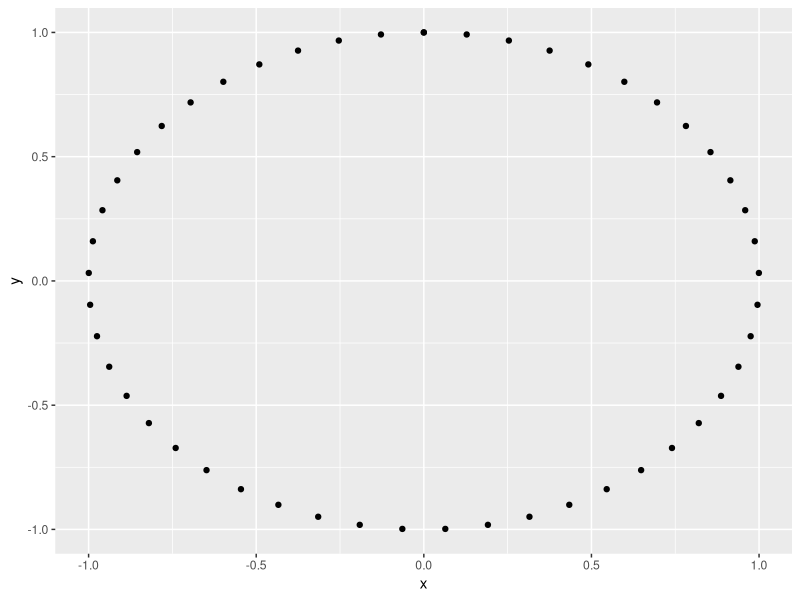
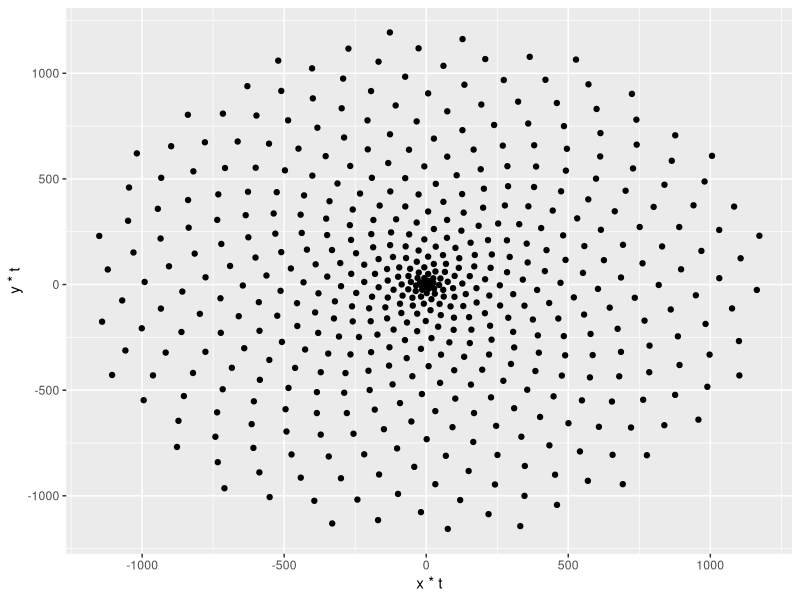
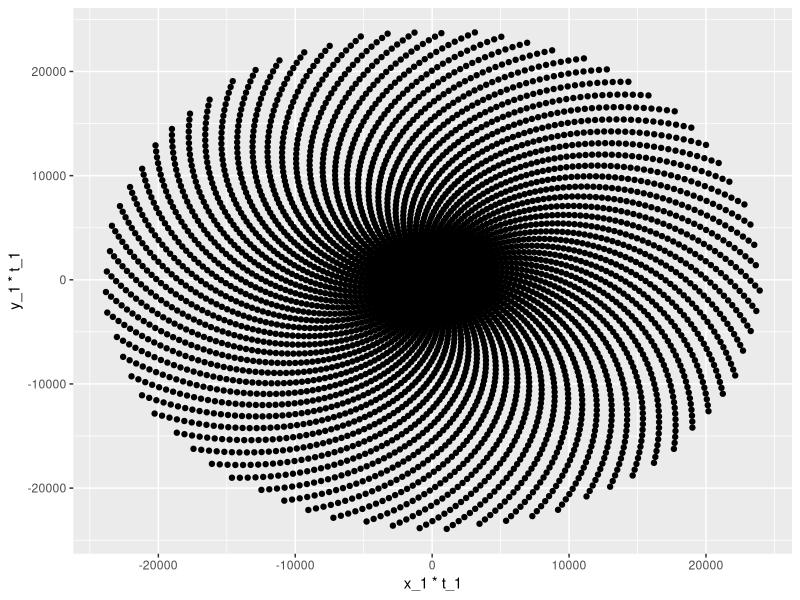
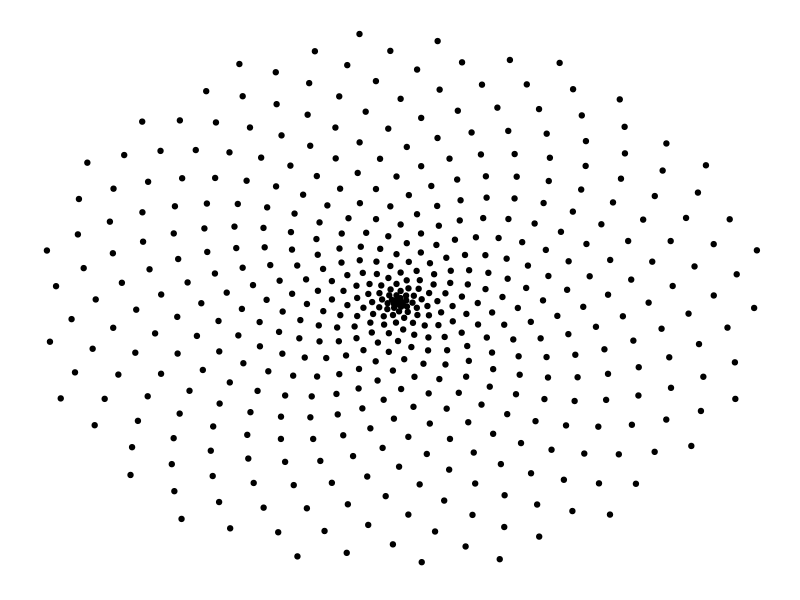
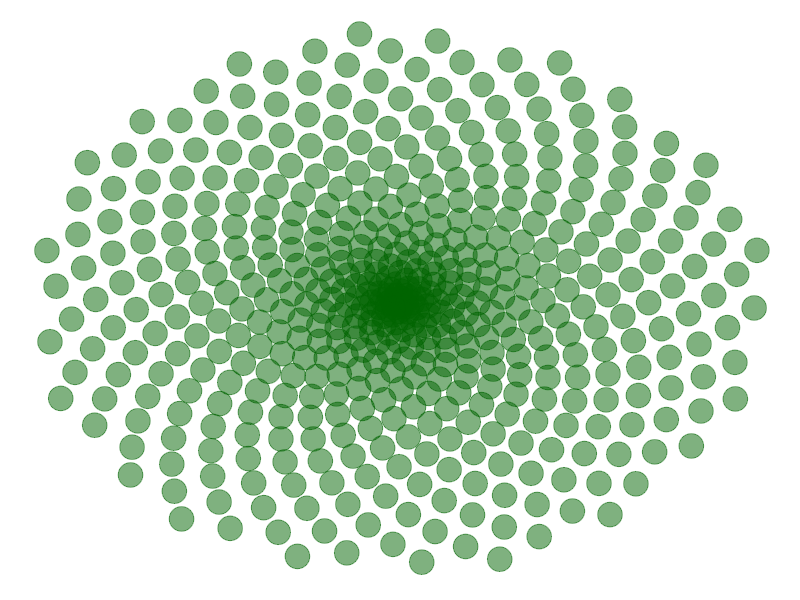
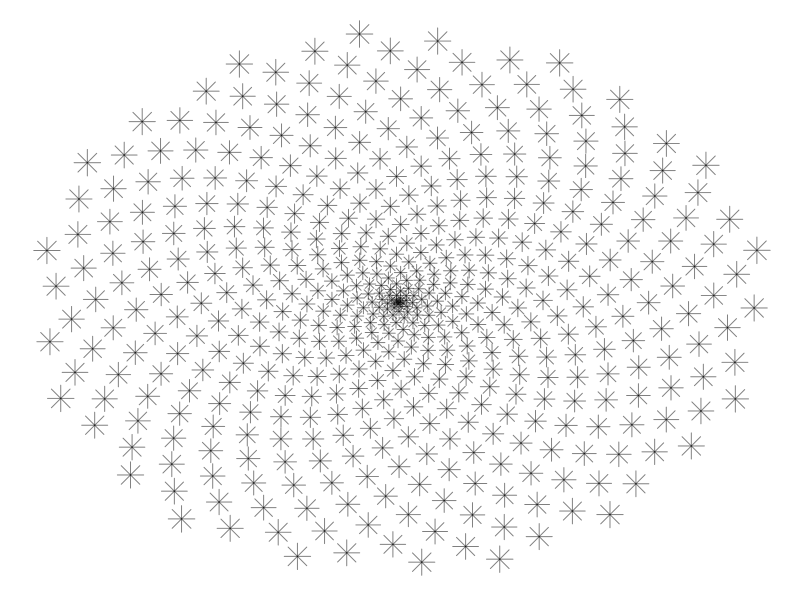
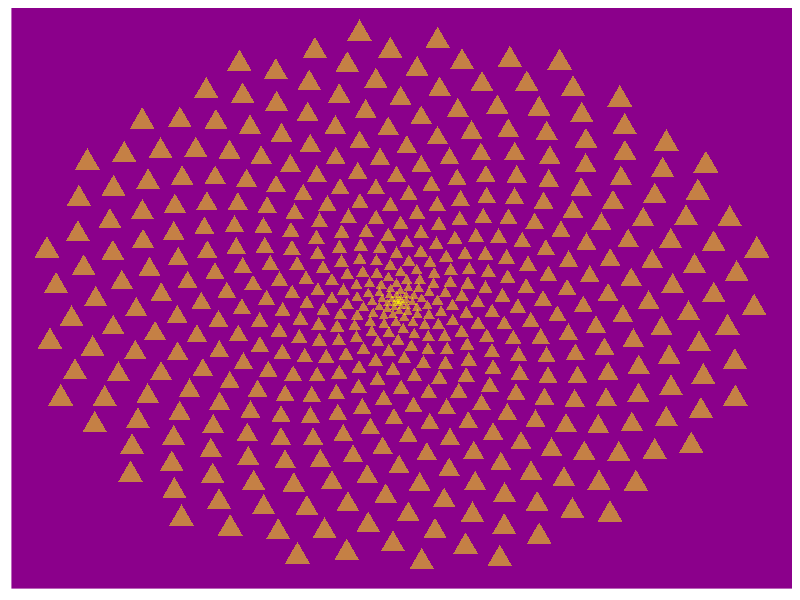
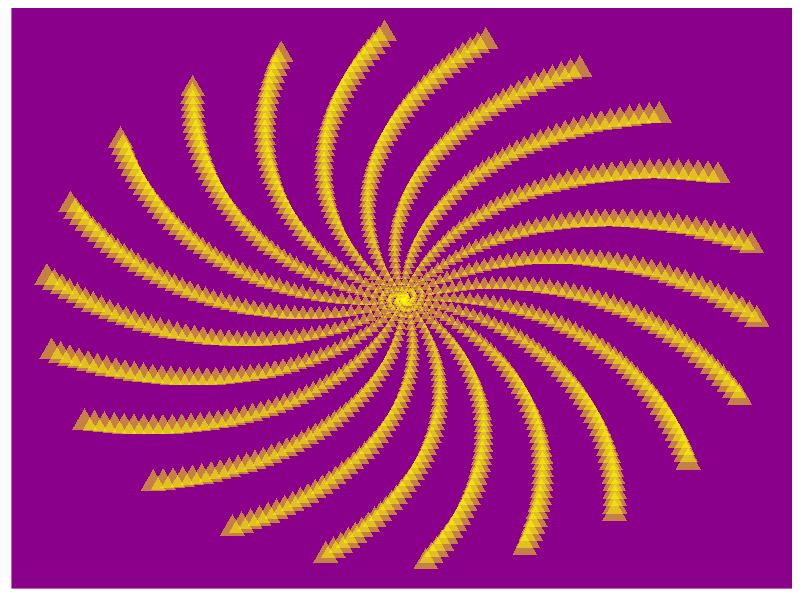

The R script that drew these images, in order:
## ---- chunk 1
knitr::opts_chunk$set(echo = TRUE)

knitr::opts_chunk$set(
  fig.width = 6,
  fig.asp = .9,
  out.width = "80%"
)

library(tidyverse)
## ---- chunk 2

t <- seq(0, 2*pi, length.out = 50)
x <- sin(t)
y <- cos(t)
df <- data.frame(t, x, y)

# Make a scatter plot of points in a circle
p <- ggplot(df, aes(x, y))
p + geom_point()
## ---- chunk 3
# Defining the number of points
points = 500

# Defining the Golden Angle
angle = pi * (3 - sqrt(5))

t <- (1:points) * angle
x <- sin(t)
y <- cos(t)
df <- data.frame(t, x, y)

# Make a scatter plot of points in a spiral
p <- ggplot(df, aes(x*t, y*t))
p + geom_point()
## ---- chunk 4
# Defining the number of points
points_1 = 5000

# Defining the Golden Angle
angle_1 = 2*pi * (3 - sqrt(5))

t_1 <- (1:points_1) * angle_1
x_1 <- sin(t_1)
y_1 <- cos(t_1)
df_1 <- data.frame(t_1, x_1, y_1)

# Make a scatter plot of points in a spiral
p <- ggplot(df_1, aes(x_1*t_1, y_1*t_1))
p + geom_point()
## ---- chunk 5
df <- data.frame(t, x, y)

# Make a scatter plot of points in a spiral
p <- ggplot(df, aes(x*t, y*t))
p + geom_point() + theme(legend.position = "none",
        panel.grid = element_blank(),
        axis.title = element_blank(),
        axis.text = element_blank(),
        axis.ticks = element_blank(),
        panel.background = element_rect(fill = 'white'))
## ---- chunk 6
p <- ggplot(df, aes(x*t, y*t))
p + geom_point(size = 8, alpha = 0.5, color = "darkgreen") + theme(legend.position = "none",
        panel.grid = element_blank(),
        axis.title = element_blank(),
        axis.text = element_blank(),
        axis.ticks = element_blank(),
        panel.background = element_rect(fill = 'white'))
## ---- chunk 7
p <- ggplot(df, aes(x*t, y*t))
p + geom_point(aes(size = t), color = 'black', alpha = 0.5, shape = 8) + theme(legend.position = "none",
        panel.grid = element_blank(),
        axis.title = element_blank(),
        axis.text = element_blank(),
        axis.ticks = element_blank(),
        panel.background = element_rect(fill = 'white'))
## ---- chunk 8
p <- ggplot(df, aes(x*t, y*t))
p + geom_point(aes(size = t), color = 'yellow', alpha = 0.5, shape = 17) + theme(legend.position = "none",
        panel.grid = element_blank(),
        axis.title = element_blank(),
        axis.text = element_blank(),
        axis.ticks = element_blank(),
        panel.background = element_rect(fill = 'darkmagenta'))
## ---- chunk 9
angle <- 2.0
points <- 1000

t <- (1:points)*angle
x <- sin(t)
y <- cos(t)

df <- data.frame(t, x, y)

p <- ggplot(df, aes(x*t, y*t))

p + geom_point(aes(size = t), color = 'yellow', alpha = 0.5, shape = 17) + theme(legend.position = "none",
        panel.grid = element_blank(),
        axis.title = element_blank(),
        axis.text = element_blank(),
        axis.ticks = element_blank(),
        panel.background = element_rect(fill = 'darkmagenta'))
## ---- chunk 10
angle <-  pi/180
points <- 2000

t <- (1:points)*angle
x <- sin(t)
y <- cos(t)

df <- data.frame(t, x, y)

p <- ggplot(df, aes(x*t, y*t)) 

p + geom_point(size= 80, color = 'magenta4', alpha = 0.1, shape = 1) + theme(legend.position = "none",
        panel.grid = element_blank(),
        axis.title = element_blank(),
        axis.text = element_blank(),
        axis.ticks = element_blank(),
        panel.background = element_rect(fill = 'white'))
## ---- chunk 11
angle <- 12 * pi/180
points <- 2000

t <- (1:points)*angle
x <- sin(t)
y <- cos(t)

df <- data.frame(t, x, y)

p <- ggplot(df, aes(x*t, y*t)) 

p + geom_point(size = 80, color = 'magenta4', alpha = 0.1, shape = 1) + theme(legend.position = "none",
        panel.grid = element_blank(),
        axis.title = element_blank(),
        axis.text = element_blank(),
        axis.ticks = element_blank(),
        panel.background = element_rect(fill = 'white'))
## ---- chunk 12
angle <- 13 * pi/180
points <- 2000

t <- (1:points)*angle
x <- sin(t)
y <- cos(t)

df <- data.frame(t, x, y)

p <- ggplot(df, aes(x*t, y*t)) 

p + geom_point(size= 80, color = 'magenta4', alpha = 0.1, shape = 1) + theme(legend.position = "none",
        panel.grid = element_blank(),
        axis.title = element_blank(),
        axis.text = element_blank(),
        axis.ticks = element_blank(),
        panel.background = element_rect(fill = 'white'))
